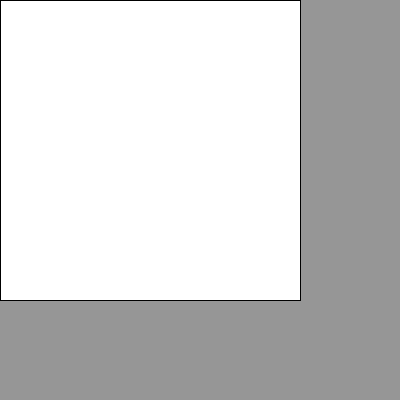
Frame 1 (no input)
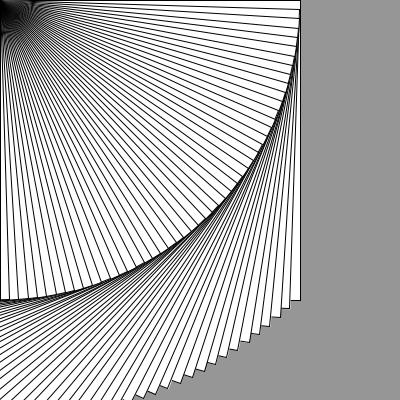
Frame 60 (the mouse pressed at the canvas centre just before this capture)
Frame 120 (the mouse held since frame 60 and released just before this capture): identical to frame 60, image omitted

The Processing sketch that drew these frames (run headless with seeded random() and noise(); from frame 60 on, the mouse is pressed at the canvas centre):

// Processing sketch: listing_2_11
// ── listing_2_11.pde
// Processing for Android: 
// Create Mobile, Sensor-Aware, and XR Applications Using Processing
// Andres Colubri
// https://andrescolubri.net/processing-for-android-book

float angle = 0;

void setup() {
  size(400, 400);
  background(150);
}

void draw() {
  rotate(angle);
  rect(0, 0, 300, 300);
  angle += 0.01 * PI; 
}
